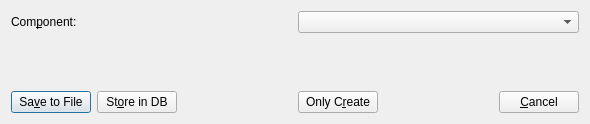
<?xml version="1.0" encoding="UTF-8"?>
<ui version="4.0">
 <class>CreatorDlg</class>
 <widget class="QDialog" name="CreatorDlg">
  <property name="geometry">
   <rect>
    <x>0</x>
    <y>0</y>
    <width>590</width>
    <height>124</height>
   </rect>
  </property>
  <property name="maximumSize">
   <size>
    <width>16777215</width>
    <height>124</height>
   </size>
  </property>
  <property name="windowTitle">
   <string>Component Creator</string>
  </property>
  <layout class="QGridLayout" name="gridLayout">
   <item row="0" column="0">
    <layout class="QVBoxLayout" name="verticalLayout">
     <item>
      <widget class="QFrame" name="compFrame">
       <property name="frameShape">
        <enum>QFrame::NoFrame</enum>
       </property>
       <property name="frameShadow">
        <enum>QFrame::Raised</enum>
       </property>
       <layout class="QGridLayout" name="gridLayout_2">
        <property name="margin">
         <number>0</number>
        </property>
        <item row="0" column="0">
         <layout class="QVBoxLayout" name="verticalLayout_2">
          <item>
           <layout class="QHBoxLayout" name="horizontalLayout_2">
            <item>
             <widget class="QLabel" name="compLabel">
              <property name="text">
               <string>Com&amp;ponent:</string>
              </property>
              <property name="buddy">
               <cstring>compComboBox</cstring>
              </property>
             </widget>
            </item>
            <item>
             <widget class="QComboBox" name="compComboBox"/>
            </item>
           </layout>
          </item>
         </layout>
        </item>
        <item row="1" column="0">
         <spacer name="verticalSpacer">
          <property name="orientation">
           <enum>Qt::Vertical</enum>
          </property>
          <property name="sizeHint" stdset="0">
           <size>
            <width>20</width>
            <height>40</height>
           </size>
          </property>
         </spacer>
        </item>
       </layout>
      </widget>
     </item>
     <item>
      <layout class="QHBoxLayout" name="horizontalLayout">
       <item>
        <widget class="QPushButton" name="savePushButton">
         <property name="text">
          <string>Sa&amp;ve to File</string>
         </property>
        </widget>
       </item>
       <item>
        <widget class="QPushButton" name="storePushButton">
         <property name="text">
          <string>St&amp;ore in DB</string>
         </property>
        </widget>
       </item>
       <item>
        <spacer name="horizontalSpacer">
         <property name="orientation">
          <enum>Qt::Horizontal</enum>
         </property>
         <property name="sizeHint" stdset="0">
          <size>
           <width>40</width>
           <height>20</height>
          </size>
         </property>
        </spacer>
       </item>
       <item>
        <widget class="QPushButton" name="applyPushButton">
         <property name="text">
          <string>Only C&amp;reate</string>
         </property>
        </widget>
       </item>
       <item>
        <spacer name="horizontalSpacer_2">
         <property name="orientation">
          <enum>Qt::Horizontal</enum>
         </property>
         <property name="sizeHint" stdset="0">
          <size>
           <width>40</width>
           <height>20</height>
          </size>
         </property>
        </spacer>
       </item>
       <item>
        <widget class="QPushButton" name="cancelPushButton">
         <property name="text">
          <string>&amp;Cancel</string>
         </property>
        </widget>
       </item>
      </layout>
     </item>
    </layout>
   </item>
  </layout>
 </widget>
 <tabstops>
  <tabstop>compComboBox</tabstop>
  <tabstop>savePushButton</tabstop>
  <tabstop>storePushButton</tabstop>
  <tabstop>applyPushButton</tabstop>
  <tabstop>cancelPushButton</tabstop>
 </tabstops>
 <resources/>
 <connections/>
</ui>
